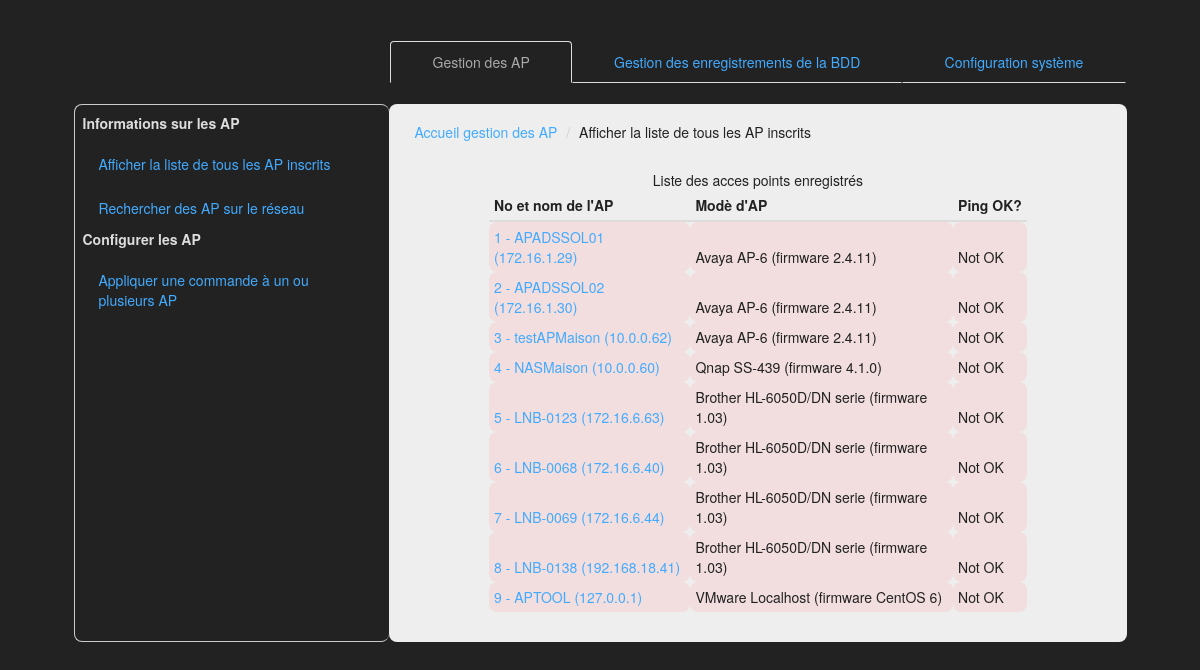
Page /pagesGestionAP/afficherListeAP.php on the committed database.
### tables this page shows
CREATE TABLE IF NOT EXISTS accessPoints(
        noAP INT NOT NULL AUTO_INCREMENT,
        nomAP VARCHAR(50),
        adresseIPv4 VARCHAR(15) NOT NULL,
        snmpCommunity VARCHAR(12) NOT NULL DEFAULT 'public',
        username VARCHAR(20),
        password VARCHAR(20) DEFAULT 'admin',
        noModeleAP INT NOT NULL REFERENCES modeles(noModeleAP),
     PRIMARY KEY (noAP)
);

CREATE TABLE IF NOT EXISTS  modeles (
        noModeleAP INT NOT NULL AUTO_INCREMENT,
        nomModele VARCHAR(25) NOT NULL,
        versionFirmware VARCHAR(8) NOT NULL,
        nomFabricant VARCHAR(20) NOT NULL,
        adrMACFabricant VARCHAR(8) NOT NULL,
     PRIMARY KEY (noModeleAP)
);

### pagesGestionAP/afficherListeAP.php (the view, shortened to what this page needs)
<!DOCTYPE html>
<html lang="en">
  <head>
    <link href="../bootstrap/css/bootstrap.css" rel="stylesheet">
  </head>
  <body>
      <br><br>
    <div class="container-fluid">
        <table border="0" width="90%" align="center">
           <tbody>
              <tr>
                <?php include '../includes/menus.php'; echo $menuPagesGestionAP; ?>
                 <td class="informations">
                     <ol class="breadcrumb">
                        <li><a href="../pagesGestionAP/accueilGestionAP.php">Accueil gestion des AP</a></li>
                        <li>Afficher la liste  de tous les AP inscrits</li>
                    </ol>
                    <?php
                        echo '
                            <table class="table table-condensed table-hover" align="center">
                            <caption> Liste des acces points enregistr&eacute;s</caption>
                            <thead>
                               <tr>';
                        echo "<th>No et nom de l'AP</th>
                            <th>Mod&egrave; d'AP</th>
                            <th>Ping OK?</th>
                            </tr>
                            </thead>
                            <tbody>";
                        include '../includes/connexionBDD.php';
                        $pingLinux="ping -c 1 -w 1 ";
                        try
                        {
                                $connexion = new PDO('mysql:host='.$PARAM_hote.';port='.$PARAM_port.';dbname='.$PARAM_nom_bd, $PARAM_utilisateur, $PARAM_mot_passe);
                                $resultatsAP=$connexion->query("SELECT * FROM accessPoints a, modeles m WHERE a.noModeleAP=m.noModeleAP;");
                                $resultatsAP->setFetchMode(PDO::FETCH_OBJ);
                                while( $ligne = $resultatsAP->fetch() )
                                {
                                    $resultatPing = "inconnu";
                                    $statut=0;
                                    $noAP=(string)$ligne->noAP;
                                    $nomAP=(string)$ligne->nomAP;
                                    $ip=(string)$ligne->adresseIPv4;
                                    $snmpCommunity=(string)$ligne->snmpCommunity;
                                    $nomFabricant=(string)$ligne->nomFabricant;
                                    $adrMACFabricant=(string)$ligne->adrMACFabricant;
                                    $nomModele=(string)$ligne->nomModele;
                                    $versionFirmware=(string)$ligne->versionFirmware;
                                    $tabInfosAP= array("noAP" =>$noAP, "nomAP" => $nomAP, "nomFabricant" =>$nomFabricant, "adrMACFabricant" =>$adrMACFabricant, "nomModele" => $nomModele, "versionFirmware" =>$versionFirmware, "adresseIPv4" =>$ip, "snmpCommunity"=>$snmpCommunity);
                                    exec($pingLinux.$ip,$reponse,$statut);
                                    if ($statut==0) {
                                        echo '<tr class="success">';
                                        $resultatPing = "OK";
                                    } else {
                                        echo '<tr class="danger">';
                                        $resultatPing = "Not OK";
                                    }
                                    $infosAP=base64_encode(serialize($tabInfosAP));
                                    echo '<td><a href="interrogerAP.php?infosAP='.$infosAP.'">'.$noAP.' - '.$nomAP.' ('.$ip.')</a></td>';
                                    echo '<td>'.$nomFabricant.' '.$nomModele.' (firmware '.$versionFirmware.')</td>';
                                    echo '<td> '.$resultatPing.' </td>';
                                    echo '</tr>';
                                }
                        }
                        catch(Exception $e)
                        {
                                echo '<tr><td colspan="3">';
                                echo 'Erreur : '.$e->getMessage().'<br />';
                                echo 'N° : '.$e->getCode();
                                echo '</td></tr>';
                        }
                    echo '</tbody></table>';
                    ?>
                 </td>
              </tr>
           </tbody>
        </table>
      </div>
  </body>
</html>

### includes/menus.php (shortened to what this page needs)
<?php
$menuPagesGestionAP='<td width="30%">
                      &nbsp;
                 </td>
                 <td>
                    <ul class="nav nav-tabs nav-justified">
                     <li class="active"><a href="../pagesGestionAP/accueilGestionAP.php">Gestion des AP</a></li>
                     <li><a href="../pagesGestionBDD/accueilGestionBDD.php">Gestion des enregistrements de la BDD</a></li>
                     <li><a href="#">Configuration syst&egrave;me</a></li>
                    </ul>
                    <br>
                 </td>
              </tr>
              <tr>
                 <td width="30%" class="leftmenu">
                        <p><b>Informations sur les AP</b></p>
                        <ul class="nav nav-pills nav-stacked">
                            <li><a href="afficherListeAP.php">Afficher la liste  de tous les AP inscrits</a></li>
                           <li><a href="rechercherAP.php">Rechercher des AP sur le r&eacute;seau</a></li>
                        </ul>
                        <p><b>Configurer les AP</b></p>
                        <ul class="nav nav-pills nav-stacked">
                           <li><a href="choisirCommande.php">Appliquer une commande &agrave; un ou plusieurs AP</a></li>
                        </ul>
                 </td>  ';
?>

### rows in the picture
accesspoints: noAP "1", nomAP "APADSSOL01", adresseIPv4 "172.16.1.29", noModeleAP.nomFabricant "Avaya", noModeleAP.nomModele "AP-6", noModeleAP.versionFirmware "2.4.11", resultatPing "Not OK"
accesspoints: noAP "2", nomAP "APADSSOL02", adresseIPv4 "172.16.1.30", noModeleAP.nomFabricant "Avaya", noModeleAP.nomModele "AP-6", noModeleAP.versionFirmware "2.4.11", resultatPing "Not OK"
accesspoints: noAP "3", nomAP "testAPMaison", adresseIPv4 "10.0.0.62", noModeleAP.nomFabricant "Avaya", noModeleAP.nomModele "AP-6", noModeleAP.versionFirmware "2.4.11", resultatPing "Not OK"
accesspoints: noAP "4", nomAP "NASMaison", adresseIPv4 "10.0.0.60", noModeleAP.nomFabricant "Qnap", noModeleAP.nomModele "SS-439", noModeleAP.versionFirmware "4.1.0", resultatPing "Not OK"
accesspoints: noAP "5", nomAP "LNB-0123", adresseIPv4 "172.16.6.63", noModeleAP.nomFabricant "Brother", noModeleAP.nomModele "HL-6050D/DN serie", noModeleAP.versionFirmware "1.03", resultatPing "Not OK"
accesspoints: noAP "6", nomAP "LNB-0068", adresseIPv4 "172.16.6.40", noModeleAP.nomFabricant "Brother", noModeleAP.nomModele "HL-6050D/DN serie", noModeleAP.versionFirmware "1.03", resultatPing "Not OK"
accesspoints: noAP "7", nomAP "LNB-0069", adresseIPv4 "172.16.6.44", noModeleAP.nomFabricant "Brother", noModeleAP.nomModele "HL-6050D/DN serie", noModeleAP.versionFirmware "1.03", resultatPing "Not OK"
accesspoints: noAP "8", nomAP "LNB-0138", adresseIPv4 "192.168.18.41", noModeleAP.nomFabricant "Brother", noModeleAP.nomModele "HL-6050D/DN serie", noModeleAP.versionFirmware "1.03", resultatPing "Not OK"
accesspoints: noAP "9", nomAP "APTOOL", adresseIPv4 "127.0.0.1", noModeleAP.nomFabricant "VMware", noModeleAP.nomModele "Localhost", noModeleAP.versionFirmware "CentOS 6", resultatPing "Not OK"
